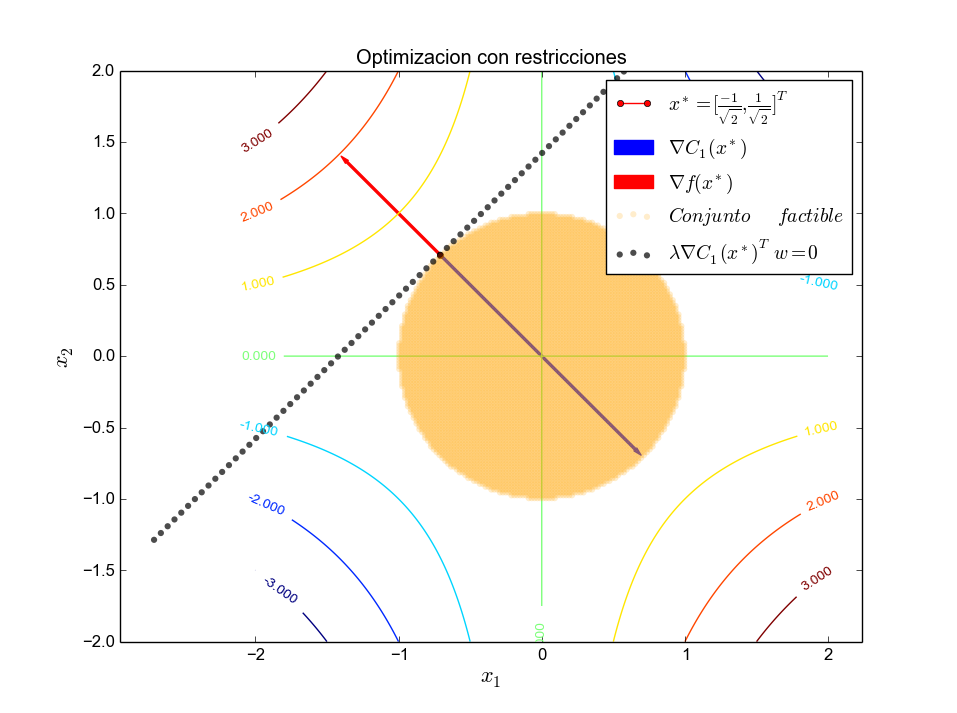

This figure's Python source:
"""
============
Contour Demo
============

Illustrate simple contour plotting, contours on an image with
a colorbar for the contours, and labelled contours.

See also the :doc:`contour image example
</gallery/images_contours_and_fields/contour_image>`.
"""
import matplotlib
import numpy as np
import matplotlib.cm as cm
import matplotlib.pyplot as plt
import matplotlib.patches as patches
from matplotlib.path import Path
from matplotlib.patches import PathPatch
from matplotlib.legend_handler import HandlerPatch
import matplotlib.patches as mpatches
def graph(formula, x_range, y_range):  
    x = np.array(x_range)  
    y = np.array(y_range)  
    z = eval(formula)
    plt.plot(x, y)
    plt.show()

delta = 0.0015
minx = -2.0
maxx = 2.0
miny = -2.0
maxy = 2.0
x = np.arange( minx, maxx, delta)
y = np.arange( miny, maxy, delta)
X, Y = np.meshgrid(x, y)
Z1 = X #np.exp(-X**2 - Y**2)
Z2 = Y #np.exp(-(X - 1)**2 - (Y - 1)**2)

Z = -(Z1 * Z2) 
xoptimal = [-1.0/np.sqrt(2.0), 1.0/np.sqrt(2.0)]
#xoptimal = [0.0 , 0.0]
gradientf = [ -xoptimal[1], -xoptimal[0]]
c1optimal = [-2*xoptimal[0], -2*xoptimal[1]]
lambda1 = [-1.0/2.0]
###############################################################################
# Create a simple contour plot with labels using default colors.  The
# inline argument to clabel will control whether the labels are draw
# over the line segments of the contour, removing the lines beneath
# the label

fig, ax = plt.subplots()
CS = ax.contour(X, Y, Z)
ax.clabel(CS, inline=100, fontsize=10)
ax.set_title('Optimizacion con restricciones')


###Conjunto factible
pairs = [(d1, d2) for d2 in np.linspace(miny, maxy,200)
                for d1 in np.linspace( minx , maxx, 200)
                if d1**2 + d2**2 -1 <= 0.0  ]
ss, ts = np.hsplit(np.array(pairs), 2)
# plot the results
plt.scatter(ss, ts, color='orange', cmap='jet', label='$Conjunto \quad factible$', zorder=3, alpha=0.2, edgecolors='none' )


#Constraint 1:

#s = np.linspace(minx, maxx)
#yc1 = np.sqrt(1-(s)**2)
#
#plt.plot(s, yc1, lw=2, marker='.', color='blue', alpha=0.7, label='$C_1(x^*)$')
plt.ylim(miny, maxy)

# plot the possible (s, t) pairs
pairs = [(s, t) for s in np.linspace(minx, maxx,200)
                for t in np.linspace(miny, maxy, 200)
                if np.sqrt(1-(s**2)) == 0]
ss, ts = np.hsplit(np.array(pairs), 2)

# plot the results
#plt.scatter(ss, ts,color='gray' , cmap='jet', label='$Region \quad factible$', zorder=3, alpha=0.1,edgecolors='none' )
plt.plot( xoptimal[0], xoptimal[1], marker='o', color="red", label='$x^* = [ \\frac{-1}{\\sqrt{2}}, \\frac{1}{\\sqrt{2}}]^T$',markersize= 5 )


pairs = [(d1, d2) for d2 in np.linspace(miny-np.abs(xoptimal[1]), maxy,100)
                for d1 in np.linspace( minx , maxx+np.abs(xoptimal[0]), 100)
                if  abs(d1 - d2) < 0.01 ]
ss, ts = np.hsplit(np.array(pairs), 2)
# plot the results
plt.scatter(ss+xoptimal[0], ts+xoptimal[1], color='black', cmap='jet', label='$\\lambda \\nabla C_1(x^*)^T w = 0 $', zorder=3, alpha=0.7, edgecolors='none' )





#Gradientes..
style="Simple,tail_width=1.9,head_width=4,head_length=8"
kw1 = dict(arrowstyle=style, color="b", label='$\\nabla C_1(x^*)$')
kw3 = dict(arrowstyle=style, color="r", label='$\\nabla f(x^*)$')
#kw4 = dict(arrowstyle=style, color="g", label='$\\lambda^* \quad Lagrangiano$')

a1 = patches.FancyArrowPatch((xoptimal[0], xoptimal[1]), (xoptimal[0]+c1optimal[0], xoptimal[1]+c1optimal[1]),**kw1 )

a3 = patches.FancyArrowPatch((xoptimal[0], xoptimal[1]), (xoptimal[0]+ gradientf[0], xoptimal[1]+gradientf[1]) ,**kw3 )

#a4 = patches.FancyArrowPatch((xoptimal[0], xoptimal[1]), (xoptimal[0]+ lambda1[0], xoptimal[1]+lambda1[1]) ,**kw4 )

for a in [a1,a3]:
    plt.gca().add_patch(a)

plt.xlabel('$x_1$', fontsize=16)
plt.ylabel('$x_2$', fontsize=16)
#plt.legend(['My label','aa','aa','oo','aa'])
plt.legend(fontsize=14)
#plt.savefig('Problema1.eps', format='eps', dpi=1000)
plt.show()

#############################################################################
#
# ------------
#
# References
# """"""""""
#
# The use of the following functions and methods is shown
# in this example:

#import matplotlib
#matplotlib.axes.Axes.contour
#matplotlib.pyplot.contour
#matplotlib.figure.Figure.colorbar
#matplotlib.pyplot.colorbar
#matplotlib.axes.Axes.clabel
#matplotlib.pyplot.clabel
#matplotlib.axes.Axes.set_position
#matplotlib.axes.Axes.get_position
